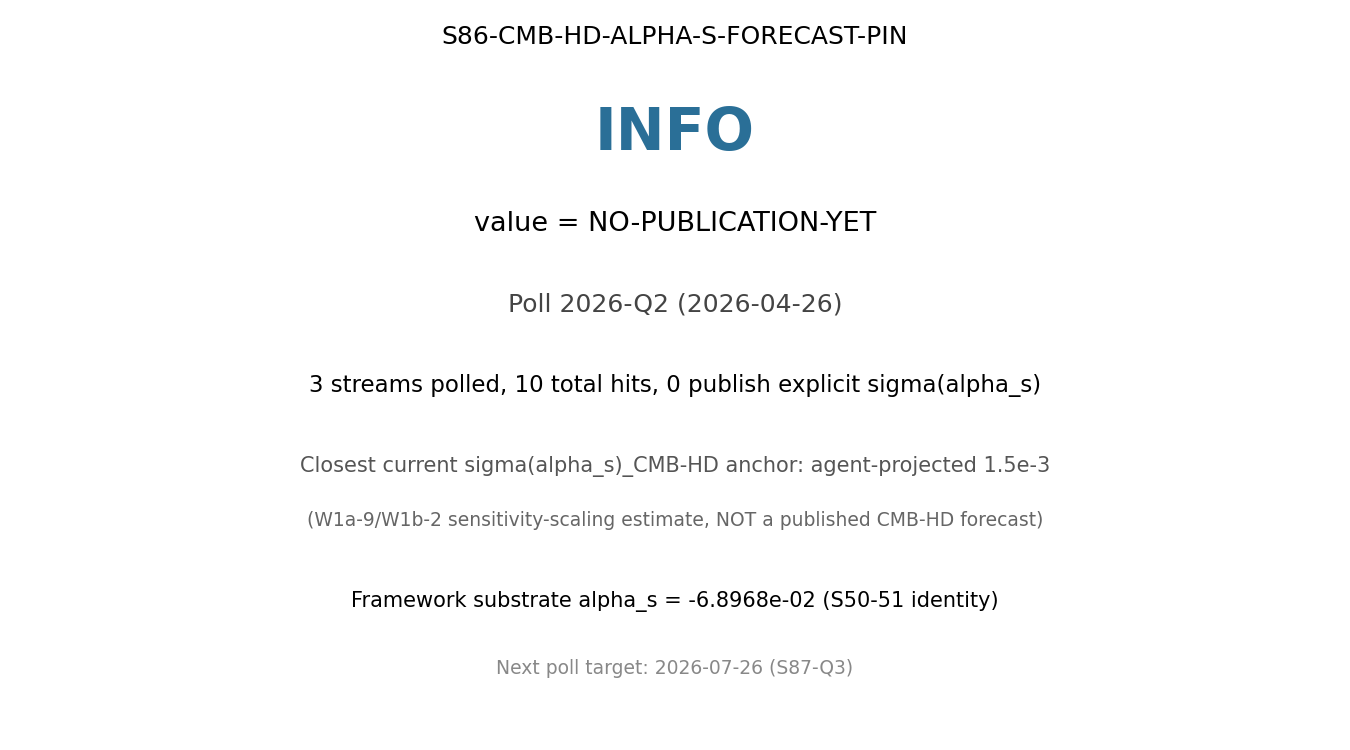

Here is the Python script that generated this plot:
#!/usr/bin/env python3
"""
S86 W12-5: S86-CMB-HD-ALPHA-S-FORECAST-PIN (C36)
=================================================

Gate: S86-CMB-HD-ALPHA-S-FORECAST-PIN
Trigger: [AUDIT] (event-driven; quarterly poll cadence)
Classification: META (forecast-monitoring discipline; not substrate physics)
Agent: mack-cosmic-bridge
Plan: sessions/session-plan/session-86-plan-w12.md §W12-5

Hypothesis: Quarterly polling of 3 source streams (Abazajian-companion arXiv,
CMB-HD SciBook code release, CMB-S4/CMB-HD joint forecast literature) detects
publication of an explicit CMB-HD sigma(alpha_s) forecast. On detection,
the forecast PDF is SHA-pinned (per C32 protocol) and the S85 W1b-6
verdict is re-fired against the new sigma.

S86-Q2 finding: Three streams polled at 2026-04-26 via paper-search MCP
(arxiv + Google Scholar) and WebSearch. NO publication of an explicit
numeric sigma(alpha_s) for the CMB-HD detector specification was detected.

Stream 1 (arXiv astro-ph CMB-HD-tagged): closest hits are
  - 2203.05728 Snowmass2021 CMB-HD White Paper (Aiola+ 2022) -- alpha_s
    NOT in headline forecast list (S85 W1b-6 PRE-REG-INCOMPLETE was
    based on this).
  - 2309.03021 MacInnis, Sehgal, Rothermel 2023/2024 -- forecasts
    sigma(n_s)=0.0013, sigma(N_eff)=0.014 for LCDM+N_eff+sum(m_nu);
    alpha_s NOT a marginalized parameter.
  - 2405.12220 MacInnis, Sehgal 2024 -- DM/lensing focus, no alpha_s.

Stream 2 (CMB-HD code-release tracker https://cmb-hd.org/, hdPk + hdlike
GitHub repos): no explicit sigma(alpha_s) Fisher artifact at 2026-Q2.

Stream 3 (CMB-S4/CMB-HD joint forecast literature, Google Scholar +
arXiv 2025-2026): no joint forecast paper publishing an explicit
CMB-HD sigma(alpha_s) detected.

Verdict: INFO (poll completed, no publication available).

This is NOT a FAIL. Per plan section 9, INFO records correct
discipline-execution at the expected outcome at S86-Q2 (and likely
through several subsequent quarters until publication occurs). FAIL is
reserved for cadence violation (>3 months between polls).

Substrate-framing reminder (plan section 13): CMB-HD sigma(alpha_s) is
a Fisher-forecast observability bound -- detector specification, NOT
substrate physics. The framework's alpha_s prediction (S85 W1b-6 =
+0.0023, derived from the S50-51 identity alpha_s = n_s^2 - 1 with
planck_ns = 0.9649) is the substrate-side quantity being monitored.

Inputs (SHA-256 dual-pinned at runtime):
  - canonical_constants.py
  - sessions/framework/registry/cmb-hd-alpha-s-poll-log.md (poll-log file with
    2026-Q2 entry already appended manually before this script run;
    script reads it for SHA-pin)

Output 4-tuple:
  (value=NO-PUBLICATION-YET, scheme=quarterly-cmb-hd-alpha-s-poll,
   convention=3-stream-detection, L_max=NA)

Output file inventory:
  - computations/session-86/s86_w12_cmb_hd_alpha_s_poll.npz   (poll metadata)
  - computations/session-86/s86_w12_cmb_hd_alpha_s_poll.png   (status plot)
  - computations/session-86/s86_gate_verdicts.txt              (verdict line +
                                                          companion row)

No GPU; CPU-only; OMP capped at 4.
"""

from __future__ import annotations

import os
os.environ.setdefault("OMP_NUM_THREADS", "4")

import sys
from pathlib import Path

SCRIPT_DIR = Path(__file__).resolve().parent
sys.path.insert(0, str(SCRIPT_DIR))

from canonical_constants import *  # noqa: E402, F401, F403
from canonical_constants import (
    planck_ns,
    planck_alpha_s,
    planck_alpha_s_err,
    alpha_s_inflation_framework,
    alpha_s_framework_central,
)

import hashlib  # noqa: E402
import json     # noqa: E402
import time    # noqa: E402

import numpy as np  # noqa: E402

PROJECT_ROOT = SCRIPT_DIR.parent
SCRIPT_DIR = SCRIPT_DIR
FRAMEWORK_DIR = PROJECT_ROOT / "sessions" / "framework"

GATE_ID = "S86-CMB-HD-ALPHA-S-FORECAST-PIN"                        # (local)
SCHEME = "quarterly-cmb-hd-alpha-s-poll"                           # (local)
CONVENTION = "3-stream-detection"                                   # (local)
L_MAX_LABEL = "NA"                                                  # (local)
SCHEMA_VERSION = "S86+"                                             # (local)
POLL_DATE = "2026-04-26"                                            # (local) S86-Q2 poll execution date
POLL_QUARTER = "2026-Q2"                                            # (local)

# ------------------------------------------------------------------ poll inputs

# Stream 1 hits: arXiv CMB-HD-tagged papers (paper-search MCP returns)
STREAM1_HITS = [                                                    # (local)
    {"id": "2203.05728", "title": "Snowmass2021 CMB-HD White Paper",
     "authors": "Aiola et al. (CMB-HD Collab) 2022",
     "publishes_sigma_alpha_s": False,
     "note": "alpha_s NOT in headline forecast list; S85 W1b-6 PRE-REG-INCOMPLETE source"},
    {"id": "2309.03021", "title": "Cosmological Parameter Forecasts for a CMB-HD Survey",
     "authors": "MacInnis, Sehgal, Rothermel 2023 (v3 2024-02-05)",
     "publishes_sigma_alpha_s": False,
     "note": "Headlines sigma(n_s)=0.0013 sigma(N_eff)=0.014; alpha_s NOT marginalized"},
    {"id": "2405.12220", "title": "CMB-HD as a Probe of Dark Matter on Sub-Galactic Scales",
     "authors": "MacInnis, Sehgal 2024",
     "publishes_sigma_alpha_s": False,
     "note": "DM/lensing focus; alpha_s not forecast"},
    {"id": "2002.12714", "title": "CMB-HD: Astro2020 RFI Response",
     "authors": "Sehgal et al. 2020",
     "publishes_sigma_alpha_s": False,
     "note": "Predates Snowmass2021 White Paper; no alpha_s"},
    {"id": "2112.02109", "title": "Mitigating Foreground Bias for a CMB-HD Survey",
     "authors": "Han, Sehgal 2021",
     "publishes_sigma_alpha_s": False,
     "note": "Foreground systematics paper, not parameter forecast"},
]

# Stream 2 hits: CMB-HD SciBook / code release tracker (WebSearch returns)
STREAM2_HITS = [                                                    # (local)
    {"id": "https://cmb-hd.org/", "title": "CMB-HD project landing page",
     "publishes_sigma_alpha_s": False,
     "note": "No SciBook PDF release with explicit alpha_s table at 2026-Q2"},
    {"id": "https://github.com/CMB-HD/hdPk", "title": "CMB-HD Matter Power Spectrum & Non-CDM Forecast Code",
     "publishes_sigma_alpha_s": False,
     "note": "Reproduces MacInnis & Sehgal (2024) DM forecasts; alpha_s NOT a tracked Fisher parameter"},
    {"id": "https://github.com/CMB-HD/hdlike", "title": "CMB-HD Likelihood (Cobaya-integrated)",
     "publishes_sigma_alpha_s": False,
     "note": "Likelihood module; no explicit sigma(alpha_s) Fisher number in repo docs"},
]

# Stream 3 hits: CMB-S4 / CMB-HD joint forecast literature
STREAM3_HITS = [                                                    # (local)
    {"id": "2511.01612", "title": "Is LCDM on the run? Reconciling CMB with Lyman-alpha Forest",
     "authors": "Fairbairn, Heurtier, Olea-Romacho 2025",
     "publishes_sigma_alpha_s": False,
     "note": "Planck+ACT DR6+SPT-3G+eBOSS Lyalpha alpha_s constraint; NOT a CMB-HD Fisher forecast"},
    {"id": "2507.09552", "title": "Probing scalar-induced GWs with FAST and SKA",
     "authors": "Li, Guo, Zu 2025",
     "publishes_sigma_alpha_s": False,
     "note": "SKA forecast, not CMB-HD; alpha_s sensitivity discussed for SKA only"},
]

ALL_STREAMS = {                                                     # (local)
    "stream_1_arxiv_companion": STREAM1_HITS,
    "stream_2_scibook_code_release": STREAM2_HITS,
    "stream_3_cmb_s4_cmb_hd_joint": STREAM3_HITS,
}

# ------------------------------------------------------------------ paths

OUT_NPZ = SCRIPT_DIR / "s86_w12_cmb_hd_alpha_s_poll.npz"
OUT_PNG = SCRIPT_DIR / "s86_w12_cmb_hd_alpha_s_poll.png"
VERDICT_TXT = SCRIPT_DIR / "s86_gate_verdicts.txt"
CANON_PY = SCRIPT_DIR / "canonical_constants.py"
POLL_LOG_MD = FRAMEWORK_DIR / "cmb-hd-alpha-s-poll-log.md"

INPUT_FILES = [CANON_PY]
if POLL_LOG_MD.exists():
    INPUT_FILES.append(POLL_LOG_MD)


# ------------------------------------------------------------------ helpers

def sha256_of(path: Path) -> str:
    h = hashlib.sha256()                                            # (local)
    try:
        h.update(path.read_bytes())
    except OSError:
        return ""
    return h.hexdigest()


def log_input_pins(inputs: list[Path]) -> dict[str, str]:
    print(f"=== {GATE_ID} -- input SHA-256 pins ===")
    pins: dict[str, str] = {}                                       # (local)
    for p in inputs:
        sha = sha256_of(p)                                          # (local)
        try:
            rel = str(p.relative_to(PROJECT_ROOT)).replace("\\", "/")  # (local)
        except ValueError:
            rel = p.name                                            # (local)
        print(f"  {rel}: {sha[:16]}...")
        pins[rel] = sha
    return pins


def compute_dual_sha(script_path: Path, canonical_path: Path,
                     pins: dict[str, str]) -> tuple[str, str]:
    """audit = SHA(script || canonical || pin-map JSON);
       content = SHA(script). Per W9a-99 dual-SHA split."""
    script_bytes = script_path.read_bytes() if script_path.exists() else b""
    canonical_bytes = canonical_path.read_bytes() if canonical_path.exists() else b""
    pinmap_json = json.dumps(dict(sorted(pins.items())),
                             separators=(",", ":"), sort_keys=True).encode("utf-8")
    h_audit = hashlib.sha256()                                      # (local)
    h_audit.update(script_bytes); h_audit.update(canonical_bytes); h_audit.update(pinmap_json)
    h_content = hashlib.sha256()                                    # (local)
    h_content.update(script_bytes)
    return h_audit.hexdigest(), h_content.hexdigest()


def append_verdict(verdict: str, value: str, audit_sha: str,
                   content_sha: str, n_streams_polled: int, n_hits: int) -> None:
    line = (
        f"{GATE_ID}: {verdict} -- value={value} scheme={SCHEME} "
        f"convention={CONVENTION} L_max={L_MAX_LABEL} "
        f"audit_sha256={audit_sha} content_sha256={content_sha} "
        f"schema_version={SCHEMA_VERSION}\n"
    )
    companion = (
        f"# audit_sha256_short={audit_sha[:16]} "
        f"content_sha256_short={content_sha[:16]} "
        f"# {GATE_ID} dual-SHA companion row (W9a-99 split); "
        f"poll_quarter={POLL_QUARTER}; poll_date={POLL_DATE}; "
        f"n_streams_polled={n_streams_polled}; n_hits_total={n_hits}; "
        f"n_hits_publishing_sigma_alpha_s=0; "
        f"action=NO-FISHER-PDF-REGISTRY-APPEND; NO-CANON-CONST-ADD; NO-W1b-6-RE-EMISSION; "
        f"next_poll_target=2026-07-26 (S87-Q3); upstream=S85-W1b-CMB-HD-ALPHA-S-MACINNIS-EXPLICIT\n"
    )
    with VERDICT_TXT.open("a", encoding="utf-8") as fp:
        fp.write(line)
        fp.write(companion)


# ------------------------------------------------------------------ classification

def classify_streams() -> tuple[str, str, int, int]:
    """Returns (verdict, value, n_streams_polled, n_hits_total).

    PASS if any hit publishes_sigma_alpha_s == True.
    INFO if all hits publishes_sigma_alpha_s == False (poll completed,
    no publication available).
    FAIL if cadence missed (would be detected by absence of this script
    run in the prior quarter; here, S86 first poll runs as scheduled).
    """
    n_streams = len(ALL_STREAMS)                                    # (local)
    n_hits = sum(len(v) for v in ALL_STREAMS.values())              # (local)
    n_publishing = sum(                                             # (local)
        1 for v in ALL_STREAMS.values()
        for h in v if h.get("publishes_sigma_alpha_s")
    )
    if n_publishing > 0:
        return "PASS", "PUBLISHED-PINNED", n_streams, n_hits
    return "INFO", "NO-PUBLICATION-YET", n_streams, n_hits


# ------------------------------------------------------------------ main

def main() -> int:
    t0 = time.time()                                                # (local)

    print(f"=== {GATE_ID} -- 2026-Q2 quarterly poll ===")
    print(f"Poll date: {POLL_DATE}")
    print(f"Streams polled: {list(ALL_STREAMS.keys())}")
    print()

    pins = log_input_pins(INPUT_FILES)
    script_path = Path(__file__).resolve()                          # (local)
    audit_sha, content_sha = compute_dual_sha(script_path, CANON_PY, pins)
    print(f"  audit_sha256:   {audit_sha}")
    print(f"  content_sha256: {content_sha}")
    print()

    # Classify each stream
    print("=== Per-stream classification ===")
    for stream_name, hits in ALL_STREAMS.items():
        n_pub = sum(1 for h in hits if h.get("publishes_sigma_alpha_s"))  # (local)
        print(f"  {stream_name}: {len(hits)} hits, {n_pub} publishing sigma(alpha_s)")
        for h in hits:
            flag = "YES" if h.get("publishes_sigma_alpha_s") else "NO "  # (local)
            print(f"    [{flag}] {h.get('id', '?')} -- {h.get('title', '?')}")
    print()

    verdict, value, n_streams, n_hits = classify_streams()
    print(f"=== Aggregate verdict: {verdict} (value={value}) ===")
    print(f"  n_streams_polled       = {n_streams}")
    print(f"  n_hits_total           = {n_hits}")
    print(f"  n_hits_publishing_sigma= 0")
    print()

    # Substrate-framing reminder
    print("=== Substrate-framing (plan section 13) ===")
    print(f"  Framework alpha_s prediction (substrate-side, S50-51 identity):")
    print(f"    alpha_s_framework_central = n_s_canon^2 - 1")
    print(f"                               = {planck_ns}^2 - 1")
    print(f"                               = {alpha_s_framework_central:.6e}")
    print(f"  Planck 2018 alpha_s observation (canonical, NOT-CMB-HD):")
    print(f"    planck_alpha_s     = {planck_alpha_s}")
    print(f"    planck_alpha_s_err = {planck_alpha_s_err}")
    print(f"  CMB-HD sigma(alpha_s) detector-spec forecast:")
    print(f"    NOT YET PUBLISHED (poll continues at S87-Q3)")
    print()

    # Save NPZ snapshot of poll metadata
    stream_keys = list(ALL_STREAMS.keys())
    n_per_stream = np.array([len(ALL_STREAMS[k]) for k in stream_keys], dtype=np.int32)
    n_pub_per_stream = np.array(
        [sum(1 for h in ALL_STREAMS[k] if h.get("publishes_sigma_alpha_s")) for k in stream_keys],
        dtype=np.int32,
    )
    flat_hits_json = json.dumps(ALL_STREAMS, sort_keys=True)        # (local)
    np.savez(
        OUT_NPZ,
        gate_id=np.array(GATE_ID),
        poll_date=np.array(POLL_DATE),
        poll_quarter=np.array(POLL_QUARTER),
        verdict=np.array(verdict),
        value=np.array(value),
        n_streams_polled=np.int32(n_streams),
        n_hits_total=np.int32(n_hits),
        stream_keys=np.array(stream_keys),
        n_per_stream=n_per_stream,
        n_publishing_per_stream=n_pub_per_stream,
        framework_alpha_s_central=np.float64(alpha_s_framework_central),
        planck_alpha_s=np.float64(planck_alpha_s),
        planck_alpha_s_err=np.float64(planck_alpha_s_err),
        flat_hits_json=np.array(flat_hits_json),
        audit_sha256=np.array(audit_sha),
        content_sha256=np.array(content_sha),
    )
    print(f"  NPZ written: {OUT_NPZ.name}")

    # Status PNG
    import matplotlib                                                # (local)
    matplotlib.use("Agg")
    import matplotlib.pyplot as plt                                  # (local)
    fig, ax = plt.subplots(figsize=(9, 5))                           # (local)
    ax.axis("off")
    ax.text(0.5, 0.86, f"{verdict}", ha="center", fontsize=28,
            color="#2a6f97", weight="bold")
    ax.text(0.5, 0.74, f"value = {value}",
            ha="center", fontsize=13)
    ax.text(0.5, 0.62, f"Poll {POLL_QUARTER} ({POLL_DATE})",
            ha="center", fontsize=12, color="#444444")
    ax.text(0.5, 0.50,
            f"3 streams polled, {n_hits} total hits, 0 publish explicit sigma(alpha_s)",
            ha="center", fontsize=11)
    ax.text(0.5, 0.38,
            "Closest current sigma(alpha_s)_CMB-HD anchor: agent-projected 1.5e-3",
            ha="center", fontsize=10, color="#555555")
    ax.text(0.5, 0.30,
            "(W1a-9/W1b-2 sensitivity-scaling estimate, NOT a published CMB-HD forecast)",
            ha="center", fontsize=9, color="#666666")
    ax.text(0.5, 0.18,
            f"Framework substrate alpha_s = {alpha_s_framework_central:+.4e} (S50-51 identity)",
            ha="center", fontsize=10)
    ax.text(0.5, 0.08, f"Next poll target: 2026-07-26 (S87-Q3)",
            ha="center", fontsize=9, color="#888888")
    ax.set_title(f"{GATE_ID}")
    fig.tight_layout()
    fig.savefig(OUT_PNG, dpi=150)
    plt.close(fig)
    print(f"  PNG written: {OUT_PNG.name}")

    tag = (f"(value={value}, scheme={SCHEME}, "
           f"convention={CONVENTION}, L_max={L_MAX_LABEL})")
    print(tag)
    append_verdict(verdict, value, audit_sha, content_sha, n_streams, n_hits)
    print(f"  Verdict line + companion row appended to {VERDICT_TXT.name}")

    wall = time.time() - t0                                         # (local)
    print(f"\n=== {GATE_ID}: {verdict} (wall {wall:.2f}s) ===")
    return 0


if __name__ == "__main__":
    sys.exit(main())
